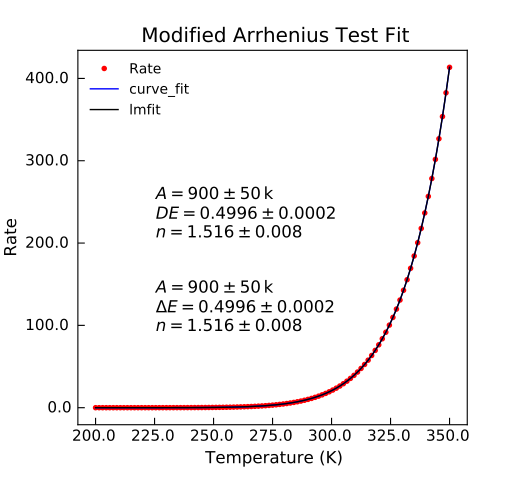

Python code for this plot:
"""Example of nDimArrhenius Fit."""
# pylint: disable=invalid-name
from Stoner import Data
from Stoner.analysis.fitting.models.thermal import modArrhenius, ModArrhenius
from numpy import linspace
from numpy.random import normal

# Make some data
T = linspace(200, 350, 101)
R = modArrhenius(T, 1e6, 0.5, 1.5) * normal(scale=0.00005, loc=1.0, size=len(T))
d = Data(T, R, setas="xy", column_headers=["T", "Rate"])

# Curve_fit on its own
d.curve_fit(modArrhenius, p0=[1e6, 0.5, 1.5], result=True, header="curve_fit")
d.setas = "xyy"
d.plot(fmt=["r.", "b-"])
d.annotate_fit(modArrhenius, x=0.2, y=0.5, mode="eng")

# lmfit using lmfit guesses
fit = ModArrhenius()
p0 = [1e6, 0.5, 1.5]
d.lmfit(fit, result=True, header="lmfit")
d.setas = "x..y"
d.plot()
d.annotate_fit(ModArrhenius, x=0.2, y=0.25, prefix="ModArrhenius", mode="eng")

d.title = "Modified Arrhenius Test Fit"
d.ylabel = "Rate"
d.xlabel = "Temperature (K)"
